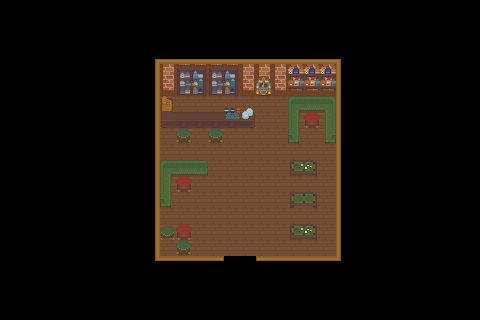

A 2D game scene composited from a Tiled map and its tileset images. What follows is a short description and the map's XML, with each tile layer's data collapsed to a summary:
An orthogonal 30x20 tile map with 16x16 px tiles, 2 tile layers (core, objects), 2 tilesets and 17 objects (3x eat, goOutside, pool, drinkBar).

<map version="1.10" tiledversion="1.10.2" orientation="orthogonal" renderorder="right-down" width="30" height="20" tilewidth="16" tileheight="16" infinite="0" nextlayerid="9" nextobjectid="37">
 <tileset firstgid="1" name="interior" tilewidth="16" tileheight="16" tilecount="9035" columns="139">
  <image source="interior/interior.png" width="2224" height="1040" />
  <wangsets>
   <wangset name="pub" type="edge" tile="-1">
    <wangcolor name="" color="#ff0000" tile="-1" probability="1" />
    <wangtile tileid="2" wangid="0,0,1,0,1,0,0,0" />
    <wangtile tileid="3" wangid="0,0,1,0,0,0,1,0" />
    <wangtile tileid="4" wangid="0,0,0,0,1,0,1,0" />
    <wangtile tileid="141" wangid="1,0,0,0,1,0,0,0" />
    <wangtile tileid="143" wangid="1,0,0,0,1,0,0,0" />
    <wangtile tileid="280" wangid="1,0,1,0,0,0,0,0" />
    <wangtile tileid="281" wangid="0,0,1,0,0,0,1,0" />
    <wangtile tileid="282" wangid="1,0,0,0,0,0,1,0" />
   </wangset>
  </wangsets>
 </tileset>
 <tileset firstgid="9036" source="interior.tsx" />
 <layer id="1" name="core" width="30" height="20">
  <data>[600 cells, 180 non-empty, 13 distinct tile ids]</data>
 </layer>
 <layer id="2" name="objects" width="30" height="20">
  <data>[600 cells, 50 non-empty, 32 distinct tile ids]</data>
 </layer>
 <objectgroup color="#ff0000" id="7" name="collisions">
  <object id="3" x="144" y="48" width="208" height="16" />
  <object id="4" x="336" y="64" width="16" height="208" />
  <object id="6" x="144" y="256" width="192.25" height="16" />
  <object id="7" x="144" y="64" width="16" height="192" />
  <object id="8" x="160" y="64" width="176" height="32" />
  <object id="9" x="164.25" y="205.25">
   <polygon points="0,0 0,-37.5 42.75,-37.5 43,-45.75 -4,-45.25 -4.25,1.5 -0.25,1.75" />
  </object>
  <object id="10" x="292" y="142.5">
   <polygon points="0,0 0.25,-37.25 37.75,-36.75 38.25,-0.5 44.5,-0.5 43.75,-46.25 -3.75,-45.75 -3.75,0.25" />
  </object>
  <object id="14" x="254.5" y="118.5">
   <polygon points="0,0 -93.5,0.25 -93.5,-22.25 0.25,-22.5" />
  </object>
  <object id="30" x="289.75" y="160" width="27.25" height="7.75" />
  <object id="31" x="290.25" y="192" width="26.5" height="8.25" />
  <object id="32" x="290.25" y="224" width="26.5" height="7.75" />
 </objectgroup>
 <objectgroup color="#00ff00" id="8" name="gameObjects">
  <object id="22" name="goOutside" x="224.25" y="240" width="32" height="15.75">
   <properties>
    <property name="isNewMap" type="bool" value="true" />
    <property name="newMap" value="map" />
    <property name="newMapStr" value="go outside" />
   </properties>
  </object>
  <object id="27" name="eat" x="292.5" y="105.25" width="37" height="36.75">
   <properties>
    <property name="activityStr" value="eat at pub" />
    <property name="activityTime" type="int" value="2" />
    <property name="activityType" value="eat" />
    <property name="changeAmount" value="0.3" />
    <property name="isActivity" type="bool" value="true" />
   </properties>
  </object>
  <object id="28" name="eat" x="165" y="168.25" width="41.5" height="38.25">
   <properties>
    <property name="activityStr" value="eat at pub" />
    <property name="activityTime" type="int" value="2" />
    <property name="activityType" value="eat" />
    <property name="changeAmount" value="0.3" />
    <property name="isActivity" type="bool" value="true" />
   </properties>
  </object>
  <object id="29" name="eat" x="161" y="220.25" width="35.75" height="35.5">
   <properties>
    <property name="activityStr" value="eat at pub" />
    <property name="activityTime" type="int" value="2" />
    <property name="activityType" value="eat" />
    <property name="changeAmount" value="0.3" />
    <property name="isActivity" type="bool" value="true" />
   </properties>
  </object>
  <object id="34" name="pool" x="286.5" y="189" width="35.25" height="23.75">
   <properties>
    <property name="activityStr" value="play pool" />
    <property name="activityTime" type="int" value="1" />
    <property name="activityType" value="entertain" />
    <property name="changeAmount" value="0.2,0.2" />
    <property name="isActivity" type="bool" value="true" />
   </properties>
  </object>
  <object id="36" name="drinkBar" x="160.75" y="118.75" width="94.75" height="25.5">
   <properties>
    <property name="activityStr" value="drink at the bar" />
    <property name="activityTime" type="int" value="2" />
    <property name="activityType" value="entertain" />
    <property name="changeAmount" value="0.4,0.25" />
    <property name="isActivity" type="bool" value="true" />
   </properties>
  </object>
 </objectgroup>
</map>